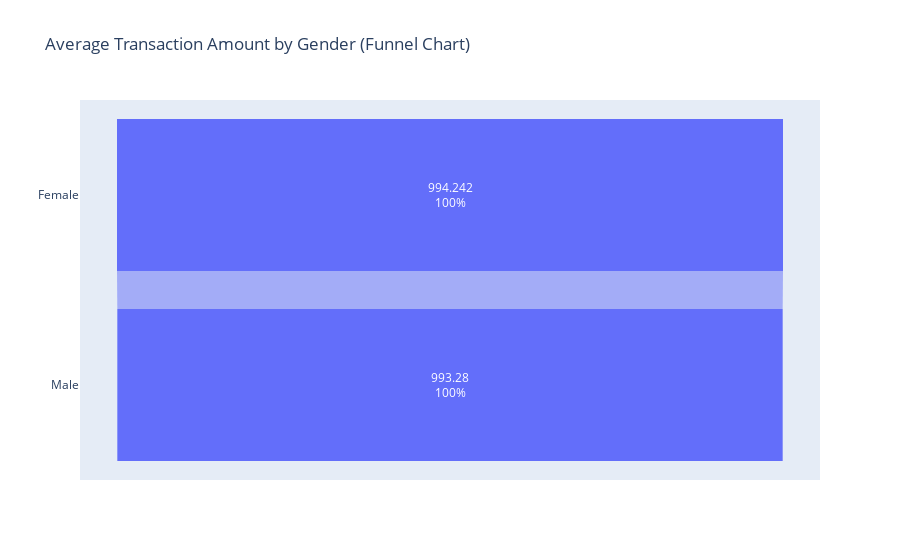

Here is the notebook cell this chart was saved with:
### Markdown cell above
16.Gender-wise Average Transaction Amount

### Code cell
import plotly.graph_objects as go

gender_avg = df.groupby('Gender')['Amount'].mean().sort_values(ascending=False)

fig = go.Figure(go.Funnel(
    y = gender_avg.index,
    x = gender_avg.values,
    textinfo = "value+percent previous"))

fig.update_layout(title='Average Transaction Amount by Gender (Funnel Chart)')
fig.show()

### Figure 1 — Plotly figure (JSON) as saved in the notebook; plotly's stock layout.template omitted (floating-point values rounded to 4 significant figures)
{"data": [{"textinfo": "value+percent previous", "type": "funnel", "x": [994.2, 993.3], "y": ["Female", "Male"]}], "layout": {"title": {"text": "Average Transaction Amount by Gender (Funnel Chart)"}}}
